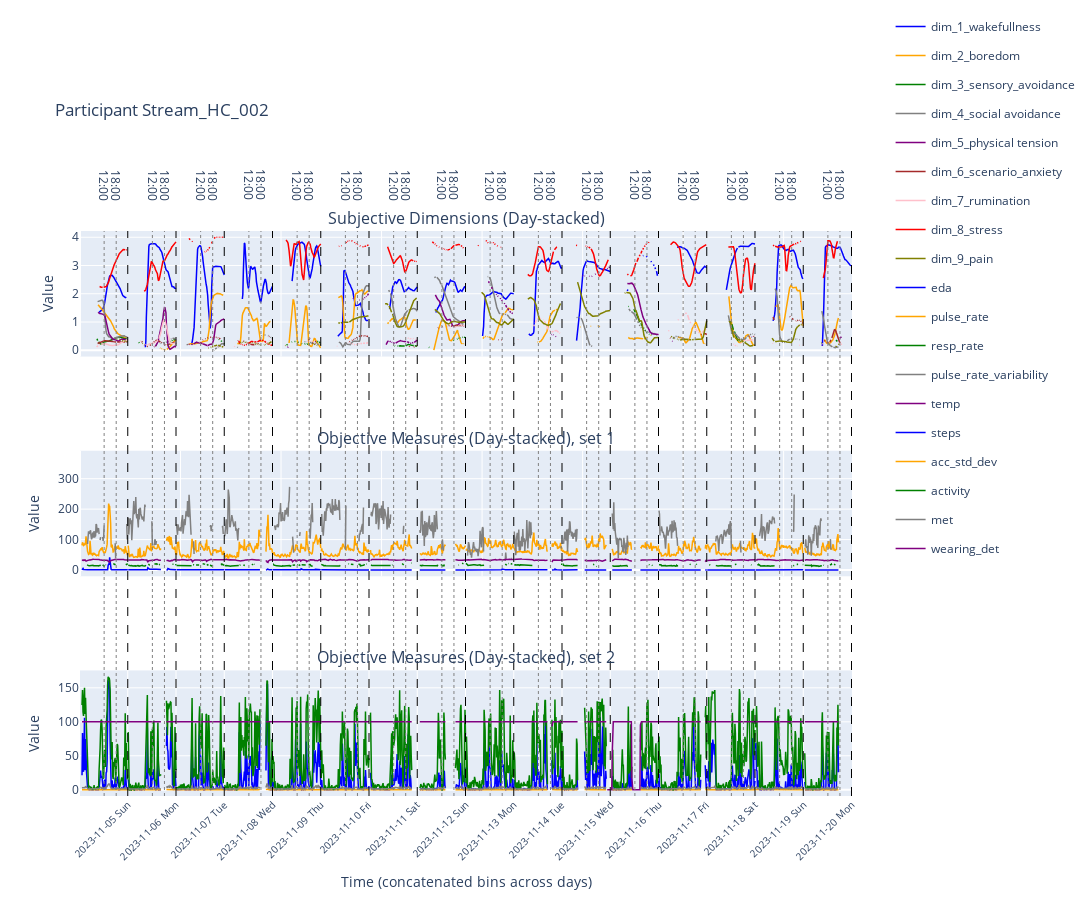

This figure's notebook cell:
### Code cell
#interactive plotting and incorporating dates and days of the week

# Function to get date and weekday label
def giv_date_and_day(reqYear, reqMonth, reqDay):
    date_obj = datetime(reqYear, reqMonth, reqDay)
    return date_obj.strftime("%Y-%m-%d\n%a")  # Multi-line label: Date + weekday abbrev

# Prepare figure for 3 stacked subplots with shared x-axis
fig = make_subplots(
    rows=3, cols=1, shared_xaxes=True,
    subplot_titles=(
        "Subjective Dimensions (Day-stacked)",
        "Objective Measures (Day-stacked), set 1",
        "Objective Measures (Day-stacked), set 2"
    )
)

# Keys and colors
dim_keys = [f"dim_{i}_{name}" for i, name in enumerate([
    "wakefullness", "boredom", "sensory_avoidance", "social avoidance",
    "physical tension", "scenario_anxiety", "rumination", "stress", "pain"
], start=1)]
core_physio_keys = ['eda', 'pulse_rate', 'resp_rate', 'pulse_rate_variability', 'temp']
movement_keys = ['steps', 'acc_std_dev', 'activity', 'met', 'wearing_det']
colors = ['blue', 'orange', 'green', 'grey', 'purple', 'brown', 'pink', 'red', 'olive']

x_offset = 0
day_boundaries = []
day_labels = []
special_bins = [("12.0_12.25", "12:00"), ("18.0_18.25", "18:00")]

partDates = list(norm_res.keys())

for day_idx, day_key in enumerate(partDates):
    day_data = norm_res[day_key]
    first_dim = list(day_data.keys())[0]
    bins = list(day_data[first_dim]['full data'].keys())
    x_vals = np.arange(len(bins)) + x_offset

    # Extract date info from day key to generate tick label
    reqYear = 2000 + int(day_key.split('_')[-2])
    reqMonth = int(day_key.split('_')[-3])
    reqDay = int(day_key.split('_')[-4])
    day_label = giv_date_and_day(reqYear, reqMonth, reqDay)

    day_boundaries.append(x_vals[-1])  # position of day boundary for ticks
    print('day_boundaries = ', day_boundaries)
    day_labels.append(day_label)       # label string for that position

    # Plot dim_keys
    for i, dim in enumerate(dim_keys):
        if dim in day_data:
            y_raw = list(day_data[dim]['full data'].values())
            y_vals = [np.nan if v is None or (isinstance(v, float) and np.isnan(v)) or v == -5000 else v for v in y_raw]
            fig.add_trace(go.Scatter(
                x=x_vals, y=y_vals, mode='lines',
                name=dim, legendgroup=dim, showlegend=(day_idx == 6),
                line=dict(color=colors[i % len(colors)], width=1.5)), row=1, col=1)

    # Plot core_physio_keys
    for i, ph in enumerate(core_physio_keys):
        if ph in day_data and "full data" in day_data[ph]:
            y_raw = list(day_data[ph]['full data'].values())
            y_vals = [np.nan if v is None or (isinstance(v, float) and np.isnan(v)) or v == -5000 else v for v in y_raw]
            fig.add_trace(go.Scatter(
                x=x_vals, y=y_vals, mode='lines',
                name=ph, legendgroup=ph, showlegend=(day_idx == 6),
                line=dict(color=colors[i % len(colors)], width=1.5)), row=2, col=1)
    
    # Plot movement_keys
    for i, ph in enumerate(movement_keys):
        if ph in day_data and "full data" in day_data[ph]:
            y_raw = list(day_data[ph]['full data'].values())
            y_vals = [np.nan if v is None or (isinstance(v, float) and np.isnan(v)) or v == -5000 else v for v in y_raw]
            fig.add_trace(go.Scatter(
                x=x_vals, y=y_vals, mode='lines',
                name=ph, legendgroup=ph, showlegend=(day_idx == 6),
                line=dict(color=colors[i % len(colors)], width=1.5)), row=3, col=1)
    
    # Vertical dashed lines and annotations for special bins
    for special_bin, label in special_bins:
        if special_bin in bins:
            idx = bins.index(special_bin)
            xpos = x_vals[idx]
            fig.add_shape(type="line", x0=xpos, x1=xpos, y0=0, y1=1, yref="paper",
                          line=dict(color="grey", width=1, dash="dot"))
            fig.add_annotation(x=xpos, y=1.05, yref="paper", text=label,
                               showarrow=False, textangle=90, yanchor='bottom')

    x_offset += len(bins)
    print('x_offset = ', x_offset)

# Dashed black vertical day boundary lines
for boundary in day_boundaries:
    fig.add_shape(type="line", x0=boundary, x1=boundary, y0=0, y1=1, yref="paper",
                  line=dict(color="black", width=1, dash="dash"))

participant_title_list = mainfolder.split("\\")[-1].split('_')[0:3]
participant_title = '_'.join(participant_title_list)

fig.update_layout(
    height=900,
    width=1200,
    title_text="Participant " +  participant_title,
    legend=dict(yanchor="middle", y=0.9, xanchor='left', x=1.05),
   
    xaxis3=dict(
        tickmode="array",
        tickvals=day_boundaries,
        ticktext=day_labels,
        tickangle=-45,
        tickfont=dict(size=10),
        showgrid=True,
        zeroline=False
    )
)

# Axis labels
fig.update_xaxes(title_text="Time (concatenated bins across days)", row=3, col=1)
fig.update_yaxes(title_text="Value")

# Save interactive html
#modify focus_folder as required
focus_folder = r'dataclouds_CAM_LMU\Stream_HC_002\all_days'

fig.write_html(os.path.join(focus_folder, "updated_all_days_stacked_fifteen_min_timestitch_interactive_plot_w_days_.html"))

# Show plot
fig.show()
